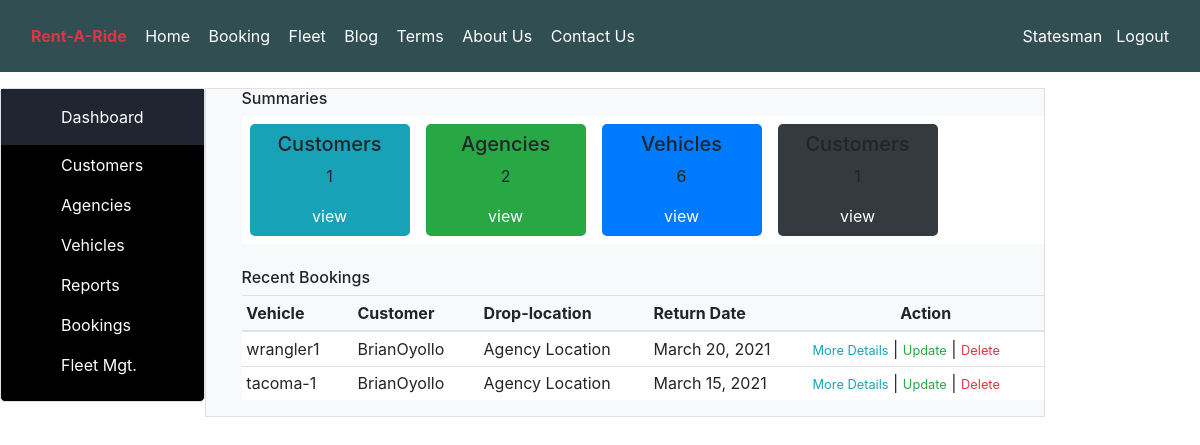
The page /users/admin/ (signed in) on the database its author committed.
### users/models.py (models this page shows, shortened)
class CustomUser(AbstractUser):
    is_agency = models.BooleanField(default=False)
    is_customer = models.BooleanField(default=False)
    location = models.CharField(max_length=100, blank=True, null=True)

### ops/models.py (models this page shows, shortened)
class Booking(models.Model):
    customer = models.ForeignKey(CustomUser, on_delete=models.DO_NOTHING)
    car = models.ForeignKey(Vehicle, on_delete=models.CASCADE)
    pickup_date = models.DateField(max_length=30)
    return_date = models.DateField(max_length=30)
    pickup_location = models.CharField(max_length=50, default='Agency Location')
    dropoff_location = models.CharField(max_length=50, default='Agency Location')

class Vehicle(models.Model):
    RegNo = models.CharField(primary_key=True, null=False, max_length=10)
    model = models.CharField(null=False, max_length=100)
    type = models.CharField(max_length=15, choices=carTypes, default='sedan')
    owner = models.ForeignKey(Agency, on_delete=models.CASCADE)
    seats = models.CharField(null=False, blank=True, max_length=5)
    transmission = MultiSelectField(choices=transmission)
    price = models.BigIntegerField(blank=False, null=False)
    is_booked = models.BooleanField(default=False)

### users/views.py (the view)
# urls.py: path('admin/', admin.site.urls),
@login_required()
def admin(request):
    agency_count = Agency.objects.count()
    customer_count = Customer.objects.count()
    cars_count = Vehicle.objects.count()
    bookings = Booking.objects.all()
    return render(request, 'adminDash.html',
                  {'cars_count': cars_count, 'agencies': agency_count, 'customers': customer_count,
                   'bookings': bookings})

### templates/adminDash.html (shortened to what this page needs)
{% extends 'base.html' %}
{% load mathfilters %}
{% block main-content %}
    <div class="sidenav border">
        <ul>
            <li class=" pt-3 pb-3" style="background-color: #212531"><a href="{% url 'admin' %}">Dashboard</a></li>
            <li class="pb-2 pt-2 text-left"><a class="text-left " href="{% url 'customers' %}">Customers</a></li>
            <li class="pb-2 pt-2 text-left"><a class="text-left " href="{% url 'agencies' %}">Agencies</a></li>
            <li class="pb-2 pt-2 text-left"><a class="text-left " href="{% url 'vehicles' %}">Vehicles</a></li>
            <li class="pb-2 pt-2 text-left"><a class="text-left " href="#home">Reports</a></li>
            <li class="pb-2 pt-2 text-left"><a class="text-left " href="#home">Bookings</a></li>
            <li class="pb-2 pt-2 text-left"><a class="text-left " href="#home">Fleet Mgt.</a></li>
        </ul>
    </div>
    <div class="dash-content border bg-light " style="float: left; padding-left: 3%; margin-right: 2%;width: 70%">
     {% block dash-items %}
        <h6 class="">Summaries</h6>
        <div class="dash-cards bg-white">
            <div class="d-flex flex-wrap ">
                <div class="p-2 m-2 bg-info text-center" style="border-radius:5px;width: 10rem; height: 7rem;">
                    <h5>Customers</h5>
                    <p>{{ customers }}</p>
                    <a href="{% url 'customers' %}" class="text-white" style="margin-top: -8px">view</a>
                </div>
                <div class="p-2 m-2 bg-success text-center" style="border-radius:5px; width: 10rem; height: 7rem;">
                    <h5>Agencies</h5>
                    <p>{{ agencies }}</p>
                    <a href="{% url 'agencies' %}" class="text-white" style="margin-top: -8px">view</a>
                </div>
                <div class="p-2 m-2 bg-primary text-center" style="border-radius:5px; width: 10rem; height: 7rem;">
                    <h5>Vehicles</h5>
                    <p>{{ cars_count }}</p>
                    <a href="{% url 'vehicles' %}" class="text-white" style="margin-top: -8px">view</a>
                </div>
                <div class="p-2 m-2 bg-dark text-center" style="border-radius:5px; width: 10rem; height: 7rem;">
                    <h5>Customers</h5>
                    <p>{{ customers }}</p>
                    <a href="#" class="text-white" style="margin-top: -8px">view</a>
                </div>
            </div>
        </div>
        <h6 class="">Recent Bookings</h6>
        <table class="table table-sm table-striped">
            <thead class="bg-light">
            <tr>
                <th scope="col" class="">Vehicle</th>
                <th scope="col" class="">Customer</th>
                <th scope="col" class="">Drop-location</th>
                <th scope="col" class="">Return Date</th>
                <th scope="col" class="text-center">Action</th>
            </tr>
            </thead>
            <tbody class="bg-white">
            {% for booking in bookings %}
                <tr class="bg-white">
                    <td class="pr-4">{{ booking.car.RegNo }}</td>
                    <td class="pr-4">{{ booking.customer.username }}</td>
                    <td class="pr-4">{{ booking.dropoff_location }}</td>
                    <td class="pr-4">{{ booking.return_date }}</td>
                    <td class="pr-4"><a href="{% url 'booking-details' booking.id  %}" class="text-info" id="myBtn"><small>More Details</small></a> | <a
                            href="{% url 'update-booking-details' booking.id %}"
                            class="text-success"><small>Update</small></a>
                        | <a href="#" class="text-danger"><small>Delete</small></a></td>
                </tr>
            {% endfor %}
            </tbody>
        </table>
         {% endblock dash-items %}
    </div>
{% endblock main-content %}

### templates/base.html (shortened to what this page needs)
{% load static %}
<!DOCTYPE html>
<html lang="en">
<head>
    <link rel="stylesheet" type="text/css" href="{% static 'css/base.css' %}">
    <link rel="stylesheet" href="https://maxcdn.bootstrapcdn.com/bootstrap/4.0.0/css/bootstrap.min.css"
>
</head>
<body>
<div class="navigation">
    <ul class="text-white pl-4 pr-4 pt-4 pb-4 clearfix">
        <li><a class="text-danger" href="{% url 'home' %}"> <b>Rent-A-Ride</b></a></li>
        <li><a href="{% url 'home' %}">Home</a> </li>
        <li><a href="#">Booking</a> </li>
        <li><a href="{% url 'fleet' %}">Fleet</a> </li>
        <li><a href="#">Blog</a> </li>
        <li><a href="{% url 'terms' %}">Terms</a> </li>
        <li><a href="#">About Us</a> </li>
        <li><a href="#">Contact Us</a> </li>
        {% if user.is_authenticated %}
            <li class="float-right"><a href="{% url 'logout' %}">Logout</a></li>
            <li class="float-right"><a href="#">{{ user.username}}</a></li>
        {% else %}
            <li class="float-right"><a href="{% url 'login' %}">Login</a></li>
            <li class="float-right"><a href="{% url 'register' %}">Register</a></li>
        {% endif %}
    </ul>
</div>
{% block main-content %}{% endblock main-content %}
</body>
</html>

### static/css/base.css (style rules this page uses)
.navigation ul { list-style-type: none; padding: 4px; width: 100%; background-color: #314e52; }
.navigation ul li { padding-left: 7px; padding-right: 7px; display: inline; }
.navigation ul li a { text-decoration: none; color: white; opacity: 100%; }

### templates/adminDash.html (style rules this page uses)
.sidenav { float: left; background-color: black; border-radius: 5px; height: 100%; }
.sidenav ul { padding: 0; width: 100%; height: 100%; }
.sidenav li { list-style-type: none; display: block; }
.sidenav li a { text-decoration: none; width: 100%; padding: 5% 60px; color: white; }

### rows shown on the page
CustomUser: username "Statesman"
Booking: car.RegNo "wrangler1", customer.username "BrianOyollo", dropoff_location "Agency Location", return_date "March 20, 2021"
Booking: car.RegNo "tacoma-1", customer.username "BrianOyollo", dropoff_location "Agency Location", return_date "March 15, 2021"

### other values the page prints
{{ customers }} "1"
{{ agencies }} "2"
{{ cars_count }} "6"
